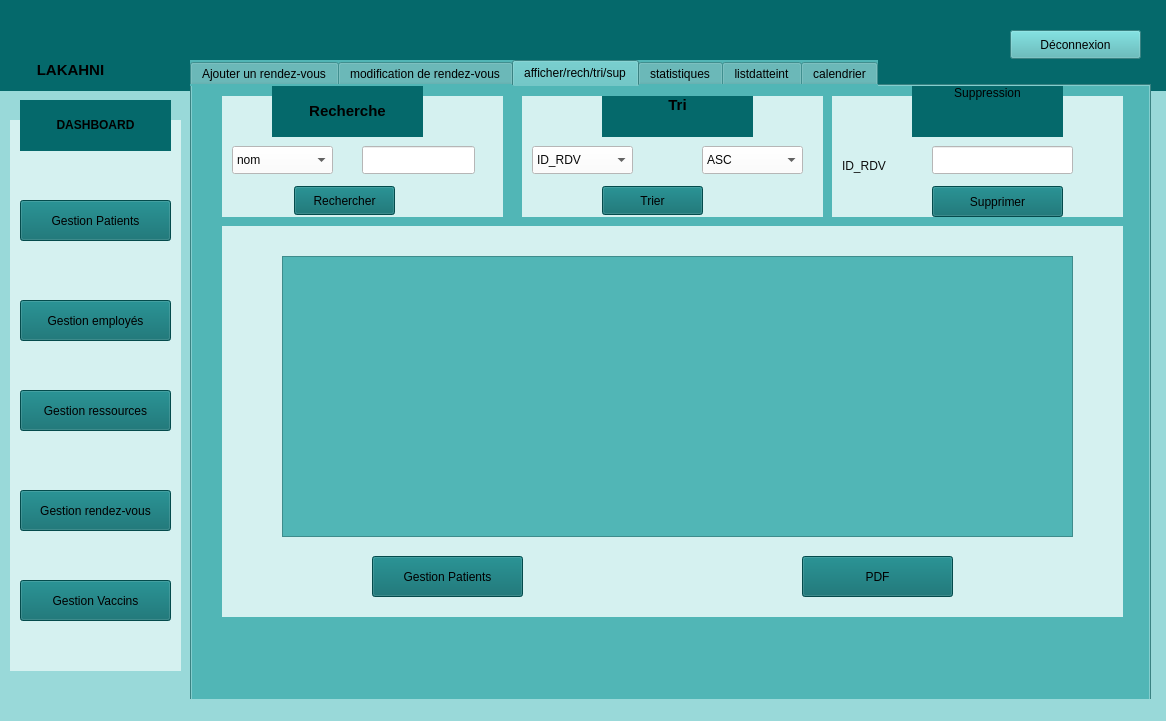
<?xml version="1.0" encoding="UTF-8"?>
<ui version="4.0">
 <class>MainWindow</class>
 <widget class="QMainWindow" name="MainWindow">
  <property name="geometry">
   <rect>
    <x>0</x>
    <y>0</y>
    <width>1166</width>
    <height>721</height>
   </rect>
  </property>
  <property name="windowTitle">
   <string>MainWindow</string>
  </property>
  <property name="styleSheet">
   <string notr="true">background-color: rgb(153, 217, 217)</string>
  </property>
  <widget class="QWidget" name="centralwidget">
   <widget class="QLabel" name="label">
    <property name="geometry">
     <rect>
      <x>-30</x>
      <y>-40</y>
      <width>1211</width>
      <height>131</height>
     </rect>
    </property>
    <property name="styleSheet">
     <string notr="true">background-color: rgb(5, 105, 107);</string>
    </property>
    <property name="text">
     <string/>
    </property>
   </widget>
   <widget class="QLabel" name="label_2">
    <property name="geometry">
     <rect>
      <x>10</x>
      <y>120</y>
      <width>171</width>
      <height>551</height>
     </rect>
    </property>
    <property name="styleSheet">
     <string notr="true">background-color: rgb(213, 241, 240);</string>
    </property>
    <property name="text">
     <string/>
    </property>
   </widget>
   <widget class="QLabel" name="label_3">
    <property name="geometry">
     <rect>
      <x>20</x>
      <y>100</y>
      <width>151</width>
      <height>51</height>
     </rect>
    </property>
    <property name="styleSheet">
     <string notr="true">background-color: rgb(5, 105, 107);</string>
    </property>
    <property name="text">
     <string>&lt;html&gt;&lt;head/&gt;&lt;body&gt;&lt;p align=&quot;center&quot;&gt;&lt;span style=&quot; font-weight:700;&quot;&gt;DASHBOARD&lt;/span&gt;&lt;/p&gt;&lt;/body&gt;&lt;/html&gt;</string>
    </property>
   </widget>
   <widget class="QPushButton" name="pushButton_4">
    <property name="geometry">
     <rect>
      <x>20</x>
      <y>200</y>
      <width>151</width>
      <height>41</height>
     </rect>
    </property>
    <property name="styleSheet">
     <string notr="true">background-color: rgb(5, 105, 107);</string>
    </property>
    <property name="text">
     <string>Gestion Patients</string>
    </property>
   </widget>
   <widget class="QPushButton" name="pushButton_6">
    <property name="geometry">
     <rect>
      <x>20</x>
      <y>300</y>
      <width>151</width>
      <height>41</height>
     </rect>
    </property>
    <property name="styleSheet">
     <string notr="true">background-color: rgb(5, 105, 107);</string>
    </property>
    <property name="text">
     <string>Gestion employés</string>
    </property>
   </widget>
   <widget class="QPushButton" name="pushButton_7">
    <property name="geometry">
     <rect>
      <x>20</x>
      <y>390</y>
      <width>151</width>
      <height>41</height>
     </rect>
    </property>
    <property name="styleSheet">
     <string notr="true">background-color: rgb(5, 105, 107);</string>
    </property>
    <property name="text">
     <string>Gestion ressources</string>
    </property>
   </widget>
   <widget class="QPushButton" name="pushButton_8">
    <property name="geometry">
     <rect>
      <x>20</x>
      <y>490</y>
      <width>151</width>
      <height>41</height>
     </rect>
    </property>
    <property name="styleSheet">
     <string notr="true">background-color: rgb(5, 105, 107);</string>
    </property>
    <property name="text">
     <string>Gestion rendez-vous</string>
    </property>
   </widget>
   <widget class="QPushButton" name="pushButton_9">
    <property name="geometry">
     <rect>
      <x>20</x>
      <y>580</y>
      <width>151</width>
      <height>41</height>
     </rect>
    </property>
    <property name="styleSheet">
     <string notr="true">background-color: rgb(5, 105, 107);</string>
    </property>
    <property name="text">
     <string>Gestion Vaccins</string>
    </property>
   </widget>
   <widget class="QPushButton" name="pushButton_13">
    <property name="geometry">
     <rect>
      <x>1010</x>
      <y>30</y>
      <width>131</width>
      <height>29</height>
     </rect>
    </property>
    <property name="styleSheet">
     <string notr="true">color : black;
background-color: rgb(81, 182, 182);</string>
    </property>
    <property name="text">
     <string>Déconnexion</string>
    </property>
   </widget>
   <widget class="QLabel" name="label_14">
    <property name="geometry">
     <rect>
      <x>-10</x>
      <y>0</y>
      <width>161</width>
      <height>91</height>
     </rect>
    </property>
    <property name="styleSheet">
     <string notr="true">background-color: rgb(5, 105, 107);</string>
    </property>
    <property name="text">
     <string/>
    </property>
    <property name="textFormat">
     <enum>Qt::TextFormat::RichText</enum>
    </property>
    <property name="pixmap">
     <pixmap resource="images.qrc">:/logo.png</pixmap>
    </property>
    <property name="scaledContents">
     <bool>true</bool>
    </property>
   </widget>
   <widget class="QLabel" name="label_7">
    <property name="geometry">
     <rect>
      <x>20</x>
      <y>60</y>
      <width>101</width>
      <height>20</height>
     </rect>
    </property>
    <property name="styleSheet">
     <string notr="true">background-color: rgb(5, 105, 107);</string>
    </property>
    <property name="text">
     <string>&lt;html&gt;&lt;head/&gt;&lt;body&gt;&lt;p align=&quot;center&quot;&gt;&lt;span style=&quot; font-size:11pt; font-weight:700;&quot;&gt;LAKAHNI&lt;/span&gt;&lt;/p&gt;&lt;/body&gt;&lt;/html&gt;</string>
    </property>
   </widget>
   <widget class="QTabWidget" name="tabWidget">
    <property name="geometry">
     <rect>
      <x>190</x>
      <y>60</y>
      <width>961</width>
      <height>641</height>
     </rect>
    </property>
    <property name="whatsThis">
     <string>&lt;html&gt;&lt;head/&gt;&lt;body&gt;&lt;p&gt;ajout&lt;/p&gt;&lt;/body&gt;&lt;/html&gt;</string>
    </property>
    <property name="styleSheet">
     <string notr="true">background-color: rgb(81, 182, 182);</string>
    </property>
    <property name="currentIndex">
     <number>2</number>
    </property>
    <widget class="QWidget" name="ajouter_2">
     <attribute name="title">
      <string>Ajouter un rendez-vous</string>
     </attribute>
     <widget class="QLabel" name="label_4">
      <property name="geometry">
       <rect>
        <x>40</x>
        <y>50</y>
        <width>491</width>
        <height>431</height>
       </rect>
      </property>
      <property name="styleSheet">
       <string notr="true">background-color: rgb(213, 241, 240);</string>
      </property>
      <property name="text">
       <string/>
      </property>
     </widget>
     <widget class="QLabel" name="nom">
      <property name="geometry">
       <rect>
        <x>60</x>
        <y>90</y>
        <width>121</width>
        <height>31</height>
       </rect>
      </property>
      <property name="font">
       <font>
        <kerning>true</kerning>
       </font>
      </property>
      <property name="styleSheet">
       <string notr="true">background-color: rgb(5, 105, 107);</string>
      </property>
      <property name="text">
       <string>&lt;html&gt;&lt;head/&gt;&lt;body&gt;&lt;p align=&quot;center&quot;&gt;&lt;span style=&quot; font-weight:700;&quot;&gt;Nom du Patient&lt;/span&gt;&lt;/p&gt;&lt;/body&gt;&lt;/html&gt;</string>
      </property>
     </widget>
     <widget class="QLineEdit" name="lineEdit_nom">
      <property name="geometry">
       <rect>
        <x>230</x>
        <y>90</y>
        <width>161</width>
        <height>28</height>
       </rect>
      </property>
      <property name="styleSheet">
       <string notr="true">background-color: rgb(255, 255, 255);
color: rgb(12, 12, 12);</string>
      </property>
     </widget>
     <widget class="QLabel" name="vaccin">
      <property name="geometry">
       <rect>
        <x>60</x>
        <y>200</y>
        <width>131</width>
        <height>31</height>
       </rect>
      </property>
      <property name="font">
       <font>
        <kerning>true</kerning>
       </font>
      </property>
      <property name="styleSheet">
       <string notr="true">background-color: rgb(5, 105, 107);</string>
      </property>
      <property name="text">
       <string>&lt;html&gt;&lt;head/&gt;&lt;body&gt;&lt;p align=&quot;center&quot;&gt;&lt;span style=&quot; font-size:11pt; font-weight:700; font-style:italic;&quot;&gt;nom de vaccin&lt;/span&gt;&lt;/p&gt;&lt;p align=&quot;center&quot;&gt;&lt;br/&gt;&lt;/p&gt;&lt;/body&gt;&lt;/html&gt;</string>
      </property>
     </widget>
     <widget class="QLineEdit" name="lineEdit_nom_vac">
      <property name="geometry">
       <rect>
        <x>230</x>
        <y>210</y>
        <width>161</width>
        <height>28</height>
       </rect>
      </property>
      <property name="styleSheet">
       <string notr="true">background-color: rgb(255, 255, 255);
color: rgb(9, 9, 9);</string>
      </property>
     </widget>
     <widget class="QLabel" name="label_9">
      <property name="geometry">
       <rect>
        <x>130</x>
        <y>20</y>
        <width>291</width>
        <height>41</height>
       </rect>
      </property>
      <property name="styleSheet">
       <string notr="true">background-color: rgb(5, 105, 107);</string>
      </property>
      <property name="text">
       <string>&lt;html&gt;&lt;head/&gt;&lt;body&gt;&lt;p align=&quot;center&quot;&gt;&lt;span style=&quot; font-size:18pt;&quot;&gt;Rendez-vous&lt;/span&gt;&lt;/p&gt;&lt;/body&gt;&lt;/html&gt;</string>
      </property>
     </widget>
     <widget class="QLabel" name="label_24">
      <property name="geometry">
       <rect>
        <x>70</x>
        <y>280</y>
        <width>121</width>
        <height>31</height>
       </rect>
      </property>
      <property name="font">
       <font>
        <kerning>true</kerning>
       </font>
      </property>
      <property name="styleSheet">
       <string notr="true">background-color: rgb(5, 105, 107);</string>
      </property>
      <property name="text">
       <string>&lt;html&gt;&lt;head/&gt;&lt;body&gt;&lt;p align=&quot;center&quot;&gt;Time&lt;/p&gt;&lt;/body&gt;&lt;/html&gt;</string>
      </property>
     </widget>
     <widget class="QPushButton" name="ajouter">
      <property name="geometry">
       <rect>
        <x>80</x>
        <y>360</y>
        <width>121</width>
        <height>41</height>
       </rect>
      </property>
      <property name="styleSheet">
       <string notr="true">background-color: rgb(5, 105, 107);</string>
      </property>
      <property name="text">
       <string>Valider</string>
      </property>
     </widget>
     <widget class="QPushButton" name="pushButton_24">
      <property name="geometry">
       <rect>
        <x>390</x>
        <y>370</y>
        <width>121</width>
        <height>41</height>
       </rect>
      </property>
      <property name="styleSheet">
       <string notr="true">background-color: rgb(5, 105, 107);</string>
      </property>
      <property name="text">
       <string>Retour</string>
      </property>
     </widget>
     <widget class="QTimeEdit" name="timeEdit">
      <property name="geometry">
       <rect>
        <x>220</x>
        <y>280</y>
        <width>118</width>
        <height>29</height>
       </rect>
      </property>
      <property name="styleSheet">
       <string notr="true">background-color: rgb(255, 255, 255);
color: rgb(13, 13, 13);</string>
      </property>
     </widget>
     <widget class="QLabel" name="prenom">
      <property name="geometry">
       <rect>
        <x>60</x>
        <y>140</y>
        <width>141</width>
        <height>31</height>
       </rect>
      </property>
      <property name="font">
       <font>
        <kerning>true</kerning>
       </font>
      </property>
      <property name="styleSheet">
       <string notr="true">background-color: rgb(5, 105, 107);</string>
      </property>
      <property name="text">
       <string>&lt;html&gt;&lt;head/&gt;&lt;body&gt;&lt;p align=&quot;center&quot;&gt;&lt;span style=&quot; font-weight:700;&quot;&gt;prenom du Patient&lt;/span&gt;&lt;/p&gt;&lt;/body&gt;&lt;/html&gt;</string>
      </property>
     </widget>
     <widget class="QLineEdit" name="lineEdit_prenom">
      <property name="geometry">
       <rect>
        <x>230</x>
        <y>140</y>
        <width>161</width>
        <height>28</height>
       </rect>
      </property>
      <property name="styleSheet">
       <string notr="true">background-color: rgb(255, 255, 255);
color: rgb(12, 12, 12);</string>
      </property>
     </widget>
     <widget class="QCalendarWidget" name="calendarWidget">
      <property name="geometry">
       <rect>
        <x>545</x>
        <y>114</y>
        <width>381</width>
        <height>331</height>
       </rect>
      </property>
      <property name="styleSheet">
       <string notr="true">background-color: rgb(213, 241, 240);
color: rgb(12, 12, 12);</string>
      </property>
     </widget>
    </widget>
    <widget class="QWidget" name="Modifier">
     <attribute name="title">
      <string>modification de rendez-vous</string>
     </attribute>
     <widget class="QLabel" name="label_8">
      <property name="geometry">
       <rect>
        <x>10</x>
        <y>50</y>
        <width>561</width>
        <height>431</height>
       </rect>
      </property>
      <property name="styleSheet">
       <string notr="true">background-color: rgb(213, 241, 240);</string>
      </property>
      <property name="text">
       <string/>
      </property>
     </widget>
     <widget class="QLineEdit" name="lineEdit_prenom_2">
      <property name="geometry">
       <rect>
        <x>200</x>
        <y>150</y>
        <width>161</width>
        <height>28</height>
       </rect>
      </property>
      <property name="styleSheet">
       <string notr="true">background-color: rgb(255, 255, 255);
color: rgb(12, 12, 12);</string>
      </property>
     </widget>
     <widget class="QLineEdit" name="lineEdit_nom_vac_2">
      <property name="geometry">
       <rect>
        <x>200</x>
        <y>210</y>
        <width>161</width>
        <height>31</height>
       </rect>
      </property>
      <property name="styleSheet">
       <string notr="true">background-color: rgb(255, 255, 255);
color: rgb(9, 9, 9);</string>
      </property>
     </widget>
     <widget class="QPushButton" name="pb_modifier">
      <property name="geometry">
       <rect>
        <x>70</x>
        <y>360</y>
        <width>121</width>
        <height>41</height>
       </rect>
      </property>
      <property name="styleSheet">
       <string notr="true">background-color: rgb(5, 105, 107);</string>
      </property>
      <property name="text">
       <string>Valider</string>
      </property>
     </widget>
     <widget class="QPushButton" name="pushButton_22">
      <property name="geometry">
       <rect>
        <x>300</x>
        <y>360</y>
        <width>121</width>
        <height>41</height>
       </rect>
      </property>
      <property name="styleSheet">
       <string notr="true">background-color: rgb(5, 105, 107);</string>
      </property>
      <property name="text">
       <string>Retour</string>
      </property>
     </widget>
     <widget class="QLabel" name="label_12">
      <property name="geometry">
       <rect>
        <x>190</x>
        <y>30</y>
        <width>291</width>
        <height>41</height>
       </rect>
      </property>
      <property name="styleSheet">
       <string notr="true">background-color: rgb(5, 105, 107);</string>
      </property>
      <property name="text">
       <string>&lt;html&gt;&lt;head/&gt;&lt;body&gt;&lt;p align=&quot;center&quot;&gt;&lt;span style=&quot; font-size:12pt; font-weight:700;&quot;&gt;MODIFIER RENDEZ-VOUS&lt;/span&gt;&lt;/p&gt;&lt;/body&gt;&lt;/html&gt;</string>
      </property>
     </widget>
     <widget class="QLabel" name="label_18">
      <property name="geometry">
       <rect>
        <x>60</x>
        <y>90</y>
        <width>131</width>
        <height>31</height>
       </rect>
      </property>
      <property name="font">
       <font>
        <kerning>true</kerning>
       </font>
      </property>
      <property name="styleSheet">
       <string notr="true">background-color: rgb(5, 105, 107);</string>
      </property>
      <property name="text">
       <string>&lt;html&gt;&lt;head/&gt;&lt;body&gt;&lt;p align=&quot;center&quot;&gt;&lt;span style=&quot; font-weight:700;&quot;&gt;Nom du Patient&lt;/span&gt;&lt;/p&gt;&lt;/body&gt;&lt;/html&gt;</string>
      </property>
     </widget>
     <widget class="QLabel" name="label_22">
      <property name="geometry">
       <rect>
        <x>60</x>
        <y>210</y>
        <width>131</width>
        <height>31</height>
       </rect>
      </property>
      <property name="font">
       <font>
        <kerning>true</kerning>
       </font>
      </property>
      <property name="styleSheet">
       <string notr="true">background-color: rgb(5, 105, 107);</string>
      </property>
      <property name="text">
       <string>&lt;html&gt;&lt;head/&gt;&lt;body&gt;&lt;p align=&quot;center&quot;&gt;&lt;span style=&quot; font-size:11pt; font-weight:700; font-style:italic;&quot;&gt;nom de vaccin&lt;/span&gt;&lt;/p&gt;&lt;p align=&quot;center&quot;&gt;&lt;br/&gt;&lt;/p&gt;&lt;/body&gt;&lt;/html&gt;</string>
      </property>
     </widget>
     <widget class="QLabel" name="label_23">
      <property name="geometry">
       <rect>
        <x>60</x>
        <y>260</y>
        <width>121</width>
        <height>31</height>
       </rect>
      </property>
      <property name="font">
       <font>
        <kerning>true</kerning>
       </font>
      </property>
      <property name="styleSheet">
       <string notr="true">background-color: rgb(5, 105, 107);</string>
      </property>
      <property name="text">
       <string>&lt;html&gt;&lt;head/&gt;&lt;body&gt;&lt;p align=&quot;center&quot;&gt;&lt;span style=&quot; font-weight:700;&quot;&gt;Time&lt;/span&gt;&lt;/p&gt;&lt;/body&gt;&lt;/html&gt;</string>
      </property>
     </widget>
     <widget class="QTimeEdit" name="timeEdit_2">
      <property name="geometry">
       <rect>
        <x>210</x>
        <y>270</y>
        <width>118</width>
        <height>29</height>
       </rect>
      </property>
      <property name="styleSheet">
       <string notr="true">background-color: rgb(255, 255, 255);
color: rgb(13, 13, 13);</string>
      </property>
     </widget>
     <widget class="QLabel" name="prenom_2">
      <property name="geometry">
       <rect>
        <x>60</x>
        <y>150</y>
        <width>131</width>
        <height>31</height>
       </rect>
      </property>
      <property name="font">
       <font>
        <kerning>true</kerning>
       </font>
      </property>
      <property name="styleSheet">
       <string notr="true">background-color: rgb(5, 105, 107);</string>
      </property>
      <property name="text">
       <string>&lt;html&gt;&lt;head/&gt;&lt;body&gt;&lt;p align=&quot;center&quot;&gt;&lt;span style=&quot; font-weight:700;&quot;&gt;prenom du Patient&lt;/span&gt;&lt;/p&gt;&lt;/body&gt;&lt;/html&gt;</string>
      </property>
     </widget>
     <widget class="QLabel" name="vaccin_2">
      <property name="geometry">
       <rect>
        <x>400</x>
        <y>150</y>
        <width>131</width>
        <height>31</height>
       </rect>
      </property>
      <property name="font">
       <font>
        <kerning>true</kerning>
       </font>
      </property>
      <property name="styleSheet">
       <string notr="true">background-color: rgb(5, 105, 107);</string>
      </property>
      <property name="text">
       <string>&lt;html&gt;&lt;head/&gt;&lt;body&gt;&lt;p align=&quot;center&quot;&gt;&lt;span style=&quot; font-weight:700;&quot;&gt;ID_RDV&lt;/span&gt;&lt;/p&gt;&lt;p align=&quot;center&quot;&gt;&lt;span style=&quot; font-weight:700;&quot;&gt;&lt;br/&gt;&lt;/span&gt;&lt;/p&gt;&lt;/body&gt;&lt;/html&gt;</string>
      </property>
     </widget>
     <widget class="QLineEdit" name="lineEdit_id">
      <property name="geometry">
       <rect>
        <x>390</x>
        <y>210</y>
        <width>161</width>
        <height>28</height>
       </rect>
      </property>
      <property name="styleSheet">
       <string notr="true">background-color: rgb(255, 255, 255);
color: rgb(8, 8, 8);</string>
      </property>
     </widget>
     <widget class="QLineEdit" name="lineEdit_nom_2">
      <property name="geometry">
       <rect>
        <x>200</x>
        <y>90</y>
        <width>161</width>
        <height>28</height>
       </rect>
      </property>
      <property name="styleSheet">
       <string notr="true">background-color: rgb(255, 255, 255);
color: rgb(13, 13, 13);</string>
      </property>
     </widget>
     <widget class="QPushButton" name="pb_load">
      <property name="geometry">
       <rect>
        <x>400</x>
        <y>260</y>
        <width>83</width>
        <height>29</height>
       </rect>
      </property>
      <property name="styleSheet">
       <string notr="true">background-color: rgb(5, 105, 107);
</string>
      </property>
      <property name="text">
       <string>load</string>
      </property>
     </widget>
     <widget class="QCalendarWidget" name="calendarWidget_2">
      <property name="geometry">
       <rect>
        <x>580</x>
        <y>70</y>
        <width>381</width>
        <height>331</height>
       </rect>
      </property>
      <property name="styleSheet">
       <string notr="true">background-color: rgb(213, 241, 240);
color: rgb(12, 12, 12);</string>
      </property>
     </widget>
    </widget>
    <widget class="QWidget" name="afficher">
     <attribute name="title">
      <string>afficher/rech/tri/sup</string>
     </attribute>
     <widget class="QLabel" name="label_16">
      <property name="geometry">
       <rect>
        <x>30</x>
        <y>140</y>
        <width>901</width>
        <height>391</height>
       </rect>
      </property>
      <property name="styleSheet">
       <string notr="true">background-color: rgb(213, 241, 240);</string>
      </property>
      <property name="text">
       <string/>
      </property>
     </widget>
     <widget class="QTableView" name="tableView_3">
      <property name="geometry">
       <rect>
        <x>90</x>
        <y>170</y>
        <width>791</width>
        <height>281</height>
       </rect>
      </property>
     </widget>
     <widget class="QPushButton" name="pushButton_5">
      <property name="geometry">
       <rect>
        <x>180</x>
        <y>470</y>
        <width>151</width>
        <height>41</height>
       </rect>
      </property>
      <property name="styleSheet">
       <string notr="true">background-color: rgb(5, 105, 107);</string>
      </property>
      <property name="text">
       <string>Gestion Patients</string>
      </property>
     </widget>
     <widget class="QPushButton" name="pb_generate_pdf">
      <property name="geometry">
       <rect>
        <x>610</x>
        <y>470</y>
        <width>151</width>
        <height>41</height>
       </rect>
      </property>
      <property name="styleSheet">
       <string notr="true">background-color: rgb(5, 105, 107);</string>
      </property>
      <property name="text">
       <string>PDF</string>
      </property>
     </widget>
     <widget class="QLabel" name="label_5">
      <property name="geometry">
       <rect>
        <x>30</x>
        <y>10</y>
        <width>281</width>
        <height>121</height>
       </rect>
      </property>
      <property name="styleSheet">
       <string notr="true">background-color: rgb(213, 241, 240);</string>
      </property>
      <property name="text">
       <string/>
      </property>
     </widget>
     <widget class="QLabel" name="label_10">
      <property name="geometry">
       <rect>
        <x>330</x>
        <y>10</y>
        <width>301</width>
        <height>121</height>
       </rect>
      </property>
      <property name="styleSheet">
       <string notr="true">background-color: rgb(213, 241, 240);</string>
      </property>
      <property name="text">
       <string/>
      </property>
     </widget>
     <widget class="QLabel" name="label_13">
      <property name="geometry">
       <rect>
        <x>640</x>
        <y>10</y>
        <width>291</width>
        <height>121</height>
       </rect>
      </property>
      <property name="styleSheet">
       <string notr="true">background-color: rgb(213, 241, 240);</string>
      </property>
      <property name="text">
       <string/>
      </property>
     </widget>
     <widget class="QLabel" name="label_19">
      <property name="geometry">
       <rect>
        <x>80</x>
        <y>0</y>
        <width>151</width>
        <height>51</height>
       </rect>
      </property>
      <property name="styleSheet">
       <string notr="true">background-color: rgb(5, 105, 107);</string>
      </property>
      <property name="text">
       <string>&lt;html&gt;&lt;head/&gt;&lt;body&gt;&lt;p align=&quot;center&quot;&gt;&lt;span style=&quot; font-size:11pt; font-weight:700;&quot;&gt;Recherche&lt;/span&gt;&lt;/p&gt;&lt;/body&gt;&lt;/html&gt;</string>
      </property>
     </widget>
     <widget class="QLabel" name="label_20">
      <property name="geometry">
       <rect>
        <x>410</x>
        <y>10</y>
        <width>151</width>
        <height>41</height>
       </rect>
      </property>
      <property name="styleSheet">
       <string notr="true">background-color: rgb(5, 105, 107);</string>
      </property>
      <property name="text">
       <string>&lt;html&gt;&lt;head/&gt;&lt;body&gt;&lt;p align=&quot;center&quot;&gt;&lt;span style=&quot; font-size:11pt; font-weight:700;&quot;&gt;Tri&lt;/span&gt;&lt;/p&gt;&lt;p align=&quot;center&quot;&gt;&lt;br/&gt;&lt;/p&gt;&lt;/body&gt;&lt;/html&gt;</string>
      </property>
     </widget>
     <widget class="QLabel" name="label_21">
      <property name="geometry">
       <rect>
        <x>720</x>
        <y>0</y>
        <width>151</width>
        <height>51</height>
       </rect>
      </property>
      <property name="styleSheet">
       <string notr="true">background-color: rgb(5, 105, 107);</string>
      </property>
      <property name="text">
       <string>&lt;html&gt;&lt;head/&gt;&lt;body&gt;&lt;p align=&quot;center&quot;&gt;Suppression&lt;/p&gt;&lt;p align=&quot;center&quot;&gt;&lt;br/&gt;&lt;/p&gt;&lt;/body&gt;&lt;/html&gt;</string>
      </property>
     </widget>
     <widget class="QLabel" name="label_25">
      <property name="geometry">
       <rect>
        <x>650</x>
        <y>70</y>
        <width>63</width>
        <height>20</height>
       </rect>
      </property>
      <property name="styleSheet">
       <string notr="true">background-color: rgb(213, 241, 240);
color: rgb(13, 13, 13);
</string>
      </property>
      <property name="text">
       <string>ID_RDV</string>
      </property>
     </widget>
     <widget class="QLineEdit" name="lineEditsup">
      <property name="geometry">
       <rect>
        <x>740</x>
        <y>60</y>
        <width>141</width>
        <height>28</height>
       </rect>
      </property>
      <property name="styleSheet">
       <string notr="true">background-color: rgb(255, 255, 255);
color: rgb(12, 12, 12);</string>
      </property>
     </widget>
     <widget class="QPushButton" name="pb_supprimer">
      <property name="geometry">
       <rect>
        <x>740</x>
        <y>100</y>
        <width>131</width>
        <height>31</height>
       </rect>
      </property>
      <property name="styleSheet">
       <string notr="true">background-color: rgb(5, 105, 107);</string>
      </property>
      <property name="text">
       <string>Supprimer</string>
      </property>
     </widget>
     <widget class="QComboBox" name="comboBoxrech">
      <property name="geometry">
       <rect>
        <x>40</x>
        <y>60</y>
        <width>101</width>
        <height>28</height>
       </rect>
      </property>
      <property name="styleSheet">
       <string notr="true">background-color: rgb(255, 255, 255);
color: rgb(7, 7, 7);</string>
      </property>
      <item>
       <property name="text">
        <string>nom</string>
       </property>
      </item>
      <item>
       <property name="text">
        <string>prenom</string>
       </property>
      </item>
      <item>
       <property name="text">
        <string>nom_vac</string>
       </property>
      </item>
     </widget>
     <widget class="QPushButton" name="pb_recherche">
      <property name="geometry">
       <rect>
        <x>102</x>
        <y>100</y>
        <width>101</width>
        <height>29</height>
       </rect>
      </property>
      <property name="styleSheet">
       <string notr="true">background-color: rgb(5, 105, 107);
</string>
      </property>
      <property name="text">
       <string>Rechercher</string>
      </property>
     </widget>
     <widget class="QLineEdit" name="lineEdit_rech">
      <property name="geometry">
       <rect>
        <x>170</x>
        <y>60</y>
        <width>113</width>
        <height>28</height>
       </rect>
      </property>
      <property name="styleSheet">
       <string notr="true">background-color: rgb(255, 255, 255);
color: rgb(4, 4, 4);</string>
      </property>
     </widget>
     <widget class="QComboBox" name="comboBoxtri">
      <property name="geometry">
       <rect>
        <x>340</x>
        <y>60</y>
        <width>101</width>
        <height>28</height>
       </rect>
      </property>
      <property name="styleSheet">
       <string notr="true">background-color: rgb(255, 255, 255);
color: rgb(9, 9, 9);</string>
      </property>
      <item>
       <property name="text">
        <string>ID_RDV</string>
       </property>
      </item>
     </widget>
     <widget class="QComboBox" name="comboBoxtri_2">
      <property name="geometry">
       <rect>
        <x>510</x>
        <y>60</y>
        <width>101</width>
        <height>28</height>
       </rect>
      </property>
      <property name="styleSheet">
       <string notr="true">background-color: rgb(255, 255, 255);
color: rgb(7, 7, 7);</string>
      </property>
      <item>
       <property name="text">
        <string>ASC</string>
       </property>
      </item>
      <item>
       <property name="text">
        <string>DESC</string>
       </property>
      </item>
     </widget>
     <widget class="QPushButton" name="pb_trier">
      <property name="geometry">
       <rect>
        <x>410</x>
        <y>100</y>
        <width>101</width>
        <height>29</height>
       </rect>
      </property>
      <property name="styleSheet">
       <string notr="true">background-color: rgb(5, 105, 107);
</string>
      </property>
      <property name="text">
       <string>Trier</string>
      </property>
     </widget>
    </widget>
    <widget class="QWidget" name="Statsitiques">
     <attribute name="title">
      <string>statistiques</string>
     </attribute>
     <widget class="QLabel" name="label_11">
      <property name="geometry">
       <rect>
        <x>50</x>
        <y>60</y>
        <width>921</width>
        <height>431</height>
       </rect>
      </property>
      <property name="styleSheet">
       <string notr="true">background-color: rgb(213, 241, 240);</string>
      </property>
      <property name="text">
       <string/>
      </property>
     </widget>
     <widget class="QLabel" name="label_17">
      <property name="geometry">
       <rect>
        <x>300</x>
        <y>30</y>
        <width>291</width>
        <height>41</height>
       </rect>
      </property>
      <property name="styleSheet">
       <string notr="true">background-color: rgb(5, 105, 107);</string>
      </property>
      <property name="text">
       <string>&lt;html&gt;&lt;head/&gt;&lt;body&gt;&lt;p align=&quot;center&quot;&gt;&lt;span style=&quot; font-size:12pt; font-weight:700;&quot;&gt;STATISTIQUES&lt;/span&gt;&lt;/p&gt;&lt;/body&gt;&lt;/html&gt;</string>
      </property>
     </widget>
     <widget class="QWidget" name="chartwidget" native="true">
      <property name="geometry">
       <rect>
        <x>160</x>
        <y>80</y>
        <width>621</width>
        <height>381</height>
       </rect>
      </property>
     </widget>
     <widget class="QPushButton" name="pb_statistiques">
      <property name="geometry">
       <rect>
        <x>840</x>
        <y>90</y>
        <width>83</width>
        <height>29</height>
       </rect>
      </property>
      <property name="text">
       <string>PushButton</string>
      </property>
     </widget>
    </widget>
    <widget class="QWidget" name="listdatteint">
     <attribute name="title">
      <string>listdatteint</string>
     </attribute>
     <widget class="QLabel" name="label_15">
      <property name="geometry">
       <rect>
        <x>30</x>
        <y>70</y>
        <width>921</width>
        <height>431</height>
       </rect>
      </property>
      <property name="styleSheet">
       <string notr="true">background-color: rgb(213, 241, 240);</string>
      </property>
      <property name="text">
       <string/>
      </property>
     </widget>
     <widget class="QTableView" name="tableView">
      <property name="geometry">
       <rect>
        <x>75</x>
        <y>120</y>
        <width>851</width>
        <height>291</height>
       </rect>
      </property>
     </widget>
     <widget class="QPushButton" name="liste_attente">
      <property name="geometry">
       <rect>
        <x>152</x>
        <y>438</y>
        <width>131</width>
        <height>31</height>
       </rect>
      </property>
      <property name="text">
       <string>confirmer</string>
      </property>
     </widget>
     <widget class="QLabel" name="label_26">
      <property name="geometry">
       <rect>
        <x>300</x>
        <y>40</y>
        <width>291</width>
        <height>41</height>
       </rect>
      </property>
      <property name="styleSheet">
       <string notr="true">background-color: rgb(5, 105, 107);</string>
      </property>
      <property name="text">
       <string>&lt;html&gt;&lt;head/&gt;&lt;body&gt;&lt;p align=&quot;center&quot;&gt;&lt;span style=&quot; font-size:18pt; font-weight:700;&quot;&gt;list d'attente&lt;/span&gt;&lt;/p&gt;&lt;p align=&quot;center&quot;&gt;&lt;br/&gt;&lt;/p&gt;&lt;/body&gt;&lt;/html&gt;</string>
      </property>
     </widget>
    </widget>
    <widget class="QWidget" name="Calender">
     <attribute name="title">
      <string>calendrier</string>
     </attribute>
    </widget>
   </widget>
  </widget>
  <widget class="QMenuBar" name="menubar">
   <property name="geometry">
    <rect>
     <x>0</x>
     <y>0</y>
     <width>1166</width>
     <height>25</height>
    </rect>
   </property>
  </widget>
  <widget class="QStatusBar" name="statusbar"/>
 </widget>
 <resources>
  <include location="images.qrc"/>
 </resources>
 <connections/>
</ui>
